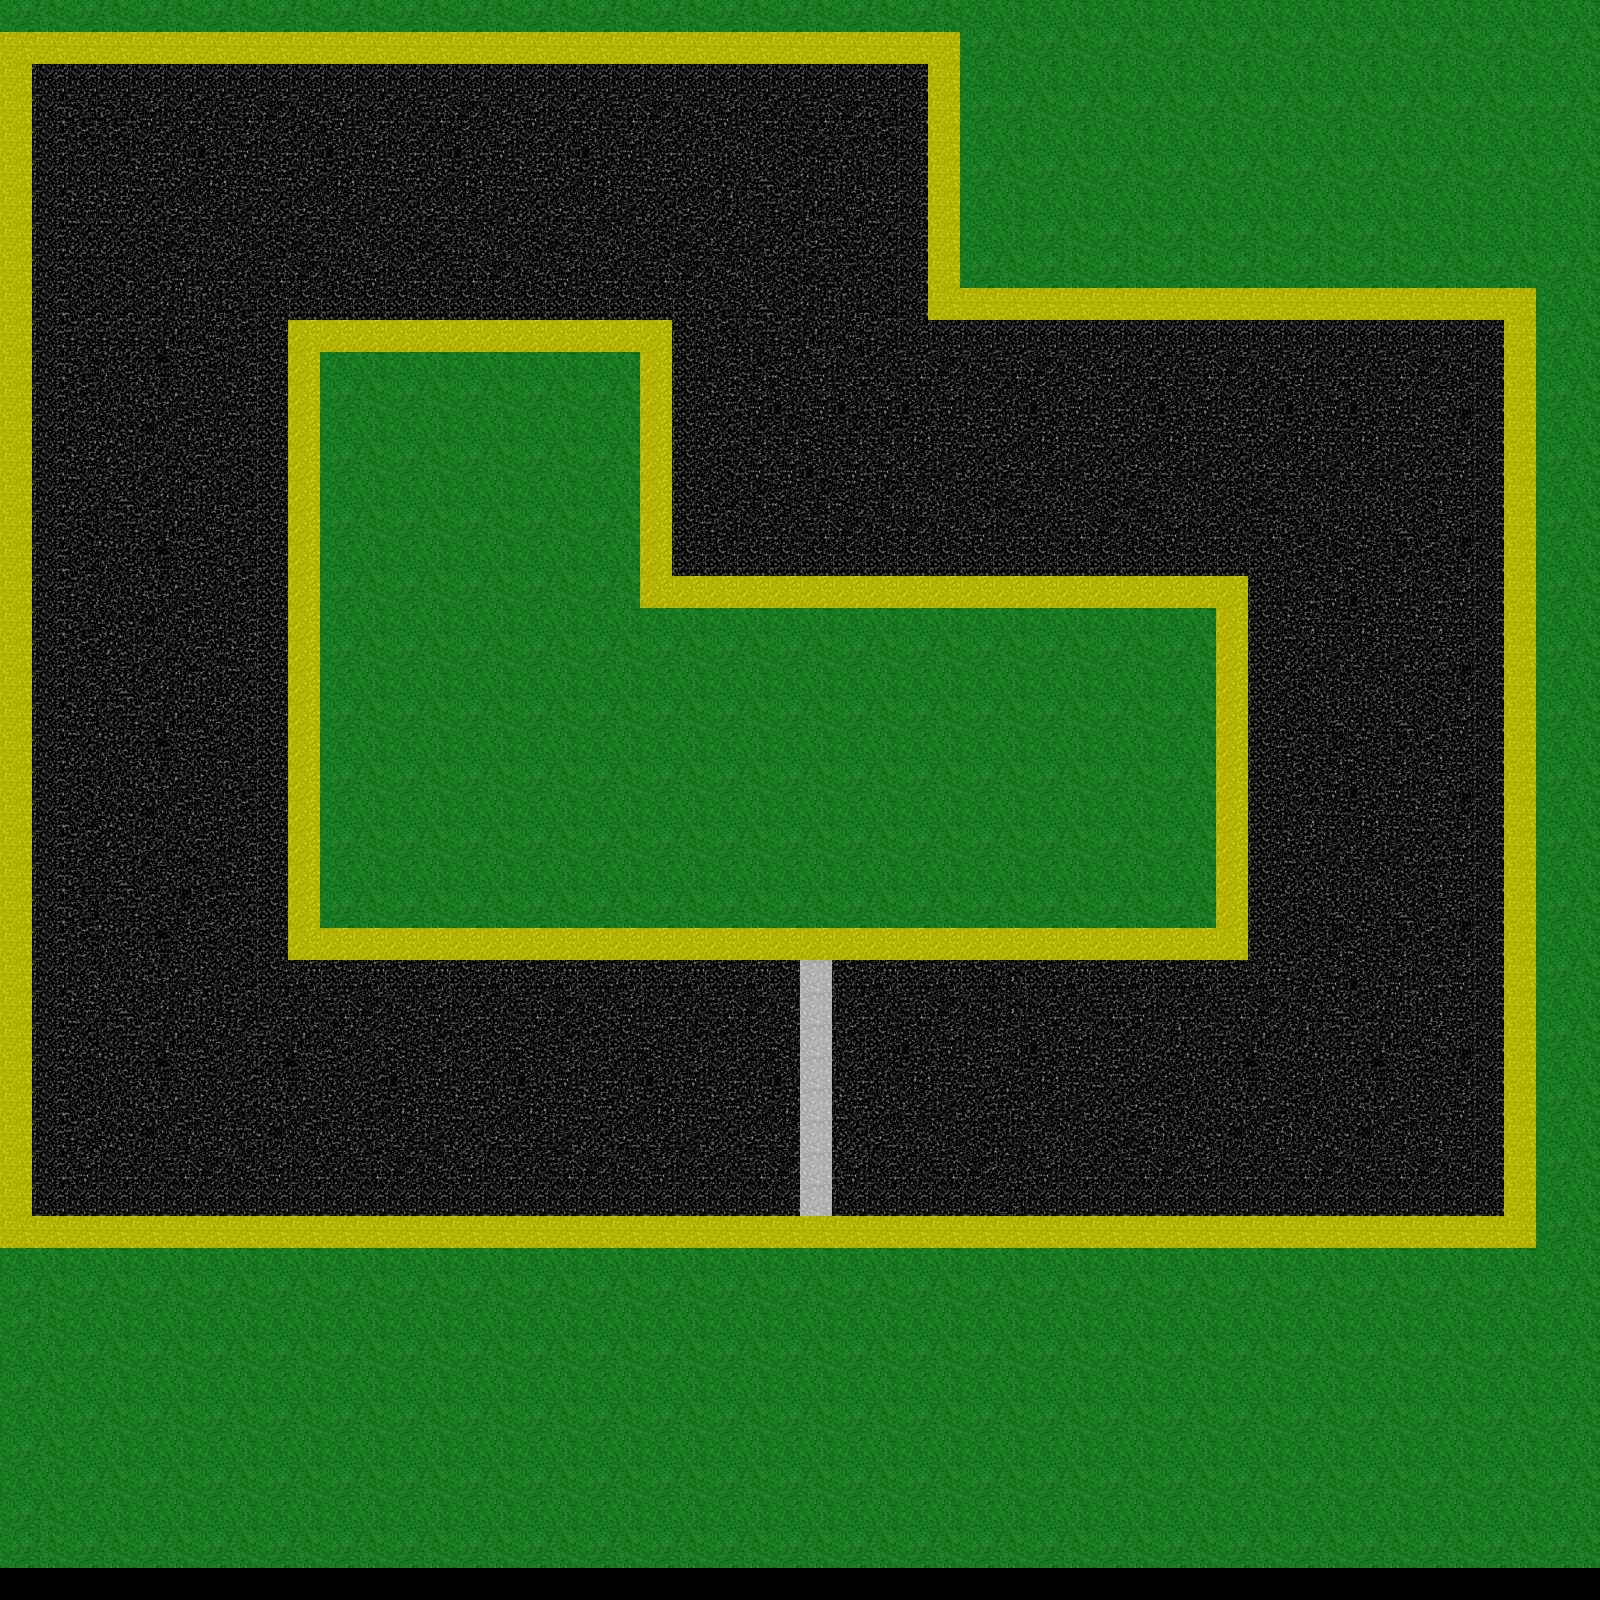

This game map was drawn from its Tiled (.tmx) file and the tilesets committed beside it. A one-line description and the trimmed map source follow:
An orthogonal 50x50 tile map with 32x32 px tiles, 1 tile layer (Tile Layer 1), 2 tilesets and 86 objects (point, lap).

<map version="1.2" tiledversion="1.2.4" orientation="orthogonal" renderorder="right-down" width="50" height="50" tilewidth="32" tileheight="32" infinite="0" nextlayerid="5" nextobjectid="238">
 <tileset firstgid="1" source="asphalt_1.tsx" />
 <tileset firstgid="841" source="terrain.tsx" />
 <layer id="1" name="Tile Layer 1" width="50" height="50" locked="1">
  <data>[2500 cells, 2450 non-empty, 74 distinct tile ids]</data>
 </layer>
 <objectgroup id="3" name="collision" locked="1">
  <object id="4" name="spawn" type="point" x="736" y="1088">
   <point />
  </object>
  <object id="25" x="0" y="1248" width="1536" height="32" />
  <object id="26" x="1536" y="288" width="32" height="960" />
  <object id="27" x="960" y="256" width="576" height="32" />
  <object id="28" x="960" y="32" width="32" height="224" />
  <object id="29" x="0" y="0" width="960" height="32" />
  <object id="30" x="0" y="32" height="1216" />
  <object id="31" x="320" y="896" width="896" height="32" />
  <object id="32" x="1184" y="608" width="32" height="288" />
  <object id="33" x="640" y="608" width="544" height="32" />
  <object id="34" x="608" y="352" width="32" height="288" />
  <object id="35" x="320" y="352" width="288" height="32" />
  <object id="36" x="320" y="384" width="32" height="512" />
 </objectgroup>
 <objectgroup id="4" name="checkpoints">
  <object id="100" x="1206.86" y="936.157" width="32" height="463.834" rotation="-45">
   <properties>
    <property name="id" type="int" value="0" />
   </properties>
  </object>
  <object id="118" x="992" y="928" width="32" height="320">
   <properties>
    <property name="id" type="int" value="0" />
   </properties>
  </object>
  <object id="121" x="1216" y="928" width="320" height="32">
   <properties>
    <property name="id" type="int" value="0" />
   </properties>
  </object>
  <object id="123" x="1216" y="736" width="320" height="32">
   <properties>
    <property name="id" type="int" value="0" />
   </properties>
  </object>
  <object id="124" x="1216" y="672" width="320" height="32">
   <properties>
    <property name="id" type="int" value="0" />
   </properties>
  </object>
  <object id="125" x="1184" y="288" width="32" height="320">
   <properties>
    <property name="id" type="int" value="0" />
   </properties>
  </object>
  <object id="126" x="1056" y="288" width="32" height="320">
   <properties>
    <property name="id" type="int" value="0" />
   </properties>
  </object>
  <object id="127" x="928" y="288" width="32" height="320">
   <properties>
    <property name="id" type="int" value="0" />
   </properties>
  </object>
  <object id="128" x="954.657" y="274.03" width="32" height="457.206" rotation="45">
   <properties>
    <property name="id" type="int" value="0" />
   </properties>
  </object>
  <object id="130" x="640" y="32" width="32" height="320">
   <properties>
    <property name="id" type="int" value="0" />
   </properties>
  </object>
  <object id="131" x="954.667" y="26.0637" width="32" height="457.206" rotation="45">
   <properties>
    <property name="id" type="int" value="0" />
   </properties>
  </object>
  <object id="134" x="-14.3816" y="59.2393" width="32" height="449.66" rotation="-46.0651">
   <properties>
    <property name="id" type="int" value="0" />
   </properties>
  </object>
  <object id="135" x="0" y="320" width="320" height="32">
   <properties>
    <property name="id" type="int" value="0" />
   </properties>
  </object>
  <object id="141" x="299.432" y="921.82" width="32" height="337.27" rotation="19.8146">
   <properties>
    <property name="id" type="int" value="0" />
   </properties>
  </object>
  <object id="142" x="288" y="928" width="32" height="320">
   <properties>
    <property name="id" type="int" value="0" />
   </properties>
  </object>
  <object id="146" x="1528" y="279.397" width="32" height="457.206" rotation="45">
   <properties>
    <property name="id" type="int" value="0" />
   </properties>
  </object>
  <object id="154" x="1120" y="928" width="32" height="320">
   <properties>
    <property name="id" type="int" value="0" />
   </properties>
  </object>
  <object id="162" x="512" y="32" width="32" height="320">
   <properties>
    <property name="id" type="int" value="0" />
   </properties>
  </object>
  <object id="164" x="384" y="32" width="32" height="320">
   <properties>
    <property name="id" type="int" value="0" />
   </properties>
  </object>
  <object id="167" x="0" y="448" width="320" height="32">
   <properties>
    <property name="id" type="int" value="0" />
   </properties>
  </object>
  <object id="169" x="0" y="512" width="320" height="32">
   <properties>
    <property name="id" type="int" value="0" />
   </properties>
  </object>
  <object id="171" x="0" y="576" width="320" height="32">
   <properties>
    <property name="id" type="int" value="0" />
   </properties>
  </object>
  <object id="173" x="0" y="640" width="320" height="32">
   <properties>
    <property name="id" type="int" value="0" />
   </properties>
  </object>
  <object id="176" x="416" y="928" width="32" height="320">
   <properties>
    <property name="id" type="int" value="0" />
   </properties>
  </object>
  <object id="178" x="544" y="928" width="32" height="320">
   <properties>
    <property name="id" type="int" value="0" />
   </properties>
  </object>
  <object id="182" x="864" y="928" width="32" height="320">
   <properties>
    <property name="id" type="int" value="0" />
   </properties>
  </object>
  <object id="185" x="320" y="32" width="32" height="320">
   <properties>
    <property name="id" type="int" value="0" />
   </properties>
  </object>
  <object id="186" x="352" y="928" width="32" height="320" />
  <object id="187" x="480" y="928" width="32" height="320" />
  <object id="188" x="608" y="928" width="32" height="320" />
  <object id="189" x="928" y="928" width="32" height="320" />
  <object id="190" x="1056" y="928" width="32" height="320" />
  <object id="191" x="1216" y="864" width="320" height="32" />
  <object id="192" x="1184" y="928" width="32" height="320" />
  <object id="193" x="1216" y="608" width="320" height="32" />
  <object id="194" x="1120" y="288" width="32" height="320" />
  <object id="195" x="992" y="288" width="32" height="320" />
  <object id="196" x="576" y="32" width="32" height="320" />
  <object id="197" x="448" y="32" width="32" height="320" />
  <object id="198" x="0" y="384" width="320" height="32" />
  <object id="200" x="0" y="704" width="320" height="32" />
  <object id="201" x="0" y="768" width="320" height="32" />
  <object id="202" x="0" y="832" width="320" height="32" />
  <object id="203" x="0" y="896" width="320" height="32" />
  <object id="205" x="960" y="160" width="32" height="457.206" rotation="45">
   <properties>
    <property name="id" type="int" value="0" />
   </properties>
  </object>
  <object id="206" x="1530.17" y="396.544" width="32" height="391.351" rotation="57.4074">
   <properties>
    <property name="id" type="int" value="0" />
   </properties>
  </object>
  <object id="207" x="1353.26" y="289.171" width="32" height="347.771" rotation="24.8895">
   <properties>
    <property name="id" type="int" value="0" />
   </properties>
  </object>
  <object id="208" x="1351.84" y="1265.86" width="32" height="372.474" rotation="-199.438">
   <properties>
    <property name="id" type="int" value="0" />
   </properties>
  </object>
  <object id="209" x="1559.48" y="1052.1" width="32" height="357.314" rotation="-248.405">
   <properties>
    <property name="id" type="int" value="0" />
   </properties>
  </object>
  <object id="210" x="328" y="342.114" width="32" height="347.771" rotation="-199.438">
   <properties>
    <property name="id" type="int" value="0" />
   </properties>
  </object>
  </objectgroup>
</map>
<!-- 23 of 86 objects omitted -->
